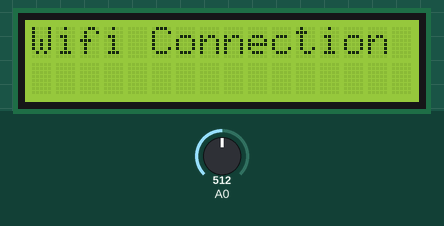
Bench run of a sketch on a simulated Arduino Uno, built with avr-gcc and run on an emulated ATmega328P. Parts: 16×2 character LCD. Inputs (shaded band) come from the test bench; at power-on: A0 = 512. The modem accepts every AT command (registered, SIM ready, sends succeed) and sends nothing else; what the sketch prints to the serial monitor is not drawn.

Above: at 6.3 s.
6.4 s: A0 set to 716
At 15.7 s:
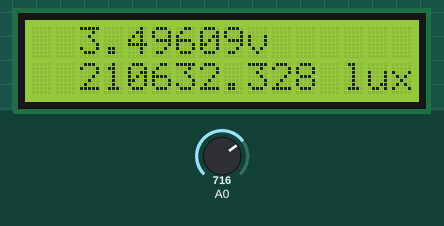
16.4 s: A0 set to 900
At 22.3 s:
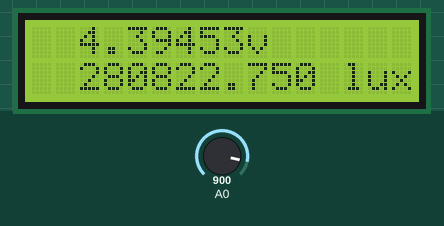
23.1 s: A0 set to 1023
At 28.8 s:
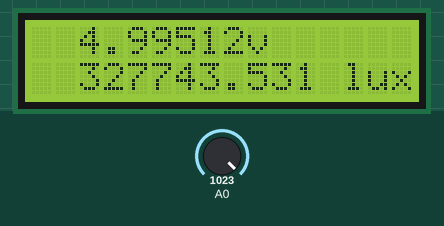
Timing chart, 0 to 30.3 s (numbered marks = the images above; inputs shaded):
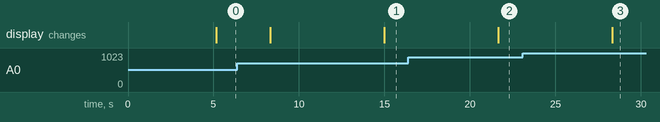

The sketch:

sun0414sqltest.ino
```cpp
#include <SoftwareSerial.h>
#include <Wire.h> // I2C程式庫
#include <LiquidCrystal_I2C.h> // LCD_I2C模組程式庫
#include <LiquidCrystal.h>
#define baudrate   9600
#define rxpin      3
#define txpin      4

LiquidCrystal_I2C lcd(0x27, 16, 2);

//#define sensorPin = A0;   // select the input pin for the potentiometer
int digitalValue = 0;  // variable to store the value coming from the sensor
double analogVoltage = 0.00;
double sun = 0.00;
SoftwareSerial esp8266(rxpin, txpin); // RX, TX

//*-- IoT Information
#define SSID "KSU_KSU"
#define PASS "ksu123456789"
#define IP "120.114.135.31"
String GET = "GET /Sensor/SOLAR/SolarEsp8266-2.php?";

void setup() {
  Serial.begin(baudrate);
  esp8266.begin(baudrate);
  Wire.begin();
  lcd.begin();
  Serial.print("--------------------------------Start-------------------------------------\n");
  lcd.home();   //LCD歸零，清除所有內容
  lcd.clear();  //LCD歸零，清除所有內容
  lcd.setCursor(0, 0);lcd.print("Wifi");
  lcd.setCursor(0, 1);lcd.print("Connecting...");
  lcd.clear();  // 清除舊訊息
  lcd.home();
  sendDebug("AT+RST");
  delay(5000);
  sendDebug("AT");
  Loading("sent AT");
}

void loop() {
  Serial.print("--------------------------------Start-------------------------------------\n");
  delay(1000);
  sendV();
  sendS();
  delay(1000);
  SentOnCloud( double(analogVoltage), double(sun) );
  lcd.home();   //LCD歸零，清除所有內容
  lcd.clear();  //LCD歸零，清除所有內容
  lcd.setCursor(2, 0); // (colum, row)從第一排的第三個位置開始顯示
  lcd.print(analogVoltage,5);lcd.print("v");
  lcd.setCursor(2, 1); // (colum,row)從第二排第三格位置開始顯示
  lcd.print(sun,3);lcd.print(" lux ");
  delay(3500);
}

void sendDebug(String cmd)
{
  Serial.print("SEND: ");
  Serial.println(cmd);
  esp8266.println(cmd);
}

void Loading(String state)
{
  for (int timeout = 0 ; timeout <= 5 ; timeout++)
  {
    if (esp8266.find("OK"))
    {
      Serial.println("RECEIVED: OK\r\n");
      lcd.home();   //LCD歸零，清除所有內容
      lcd.clear();  //LCD歸零，清除所有內容
      lcd.setCursor(0, 0);lcd.print("Wifi Connection OK");
      //lcd.clear();  // 清除舊訊息
      //lcd.home();
      break;
    }
    else if (timeout == 5) {
      Serial.print( state );
      lcd.home();   //LCD歸零，清除所有內容
      lcd.clear();  //LCD歸零，清除所有內容
      lcd.setCursor(0, 0);lcd.print("Wifi Connection");
      lcd.setCursor(0, 1);lcd.print("Failed");
      //lcd.clear();  // 清除舊訊息
      //lcd.home();
      Serial.println(" fail...\nWifi Unable to connect");
      Serial.println("Please Please turn it back on Sequence");
      connectWiFi();
    }
    else
    {
      Serial.println("Wifi Loading...");
      lcd.home();   //LCD歸零，清除所有內容
      lcd.clear();  //LCD歸零，清除所有內容
      lcd.setCursor(0, 0);lcd.print("Wifi Loading...");
      //lcd.home();
      //lcd.clear();  // 清除舊訊息
      delay(1000);
    }
  }
}

void Wifi_connect()
{
  Serial.println("Esp8266 to Wifi");
  String cmd = "AT+CWJAP=\"";
  cmd += SSID;
  cmd += "\",\"";
  cmd += PASS;
  cmd += "\"";
  sendDebug(cmd);
  Loading("Wifi_connect");
}

boolean connectWiFi()
{
  esp8266.println("AT+CIPMUX=0");
  esp8266.println("AT+CWMODE=3");
  Wifi_connect();
}

/*v*/
void sendV()
{
  digitalValue = analogRead(A0);
  analogVoltage = (digitalValue * 5.00)/1024.00;
}

void sendS()
{
  sun = 125000.00*(125.00*(((analogVoltage/200.00*1000.00)-4.00)/1000.00));
}

void SentOnCloud( double analogVoltage, double sun )
{
  String cmd = "AT+CIPSTART=\"TCP\",\"";
  cmd += IP;
  cmd += "\",8080"; //8080
  sendDebug(cmd);
  if ( esp8266.find( "Error" ) )
  {
    Serial.print( "RECEIVED: Error\nExit1" );
    return;
  }
  /*
  if ( sun < 0 )
  {
    cmd = GET + "&Voltage=" + (float)analogVoltage + "&Lux=" + "0" + "\r\n";
  }
  else
  {
    cmd = GET + "&Voltage=" + (float)analogVoltage + "&Lux=" + (float)sun + "\r\n";
  }
  */
  cmd = GET + "&Voltage=" + (double)analogVoltage + "&Lux=" + (double)sun + "\r\n";
  esp8266.print( "AT+CIPSEND=" );
  esp8266.println( cmd.length() );

  if (esp8266.find( ">" ) )
  {
    Serial.print(">");
    Serial.print(cmd);
    esp8266.print(cmd);
  }
  else
  {
    esp8266.print( "AT+CIPCLOSE" );
  }
  if ( esp8266.find("OK") )
  {
    Serial.println( "RECEIVED: OK" );
  }
  else
  {
    Serial.println( "RECEIVED: Error\nExit2" );
    connectWiFi();
  }
}
```

Measured:
- after the input at 6.4 s, the display: first differs from a run without the input after 8.6 s (image 1)
- after the input at 16.4 s, the display: changes after 5.3 s (image 2)
- after the input at 23.1 s, the display: changes after 5.2 s (image 3)
